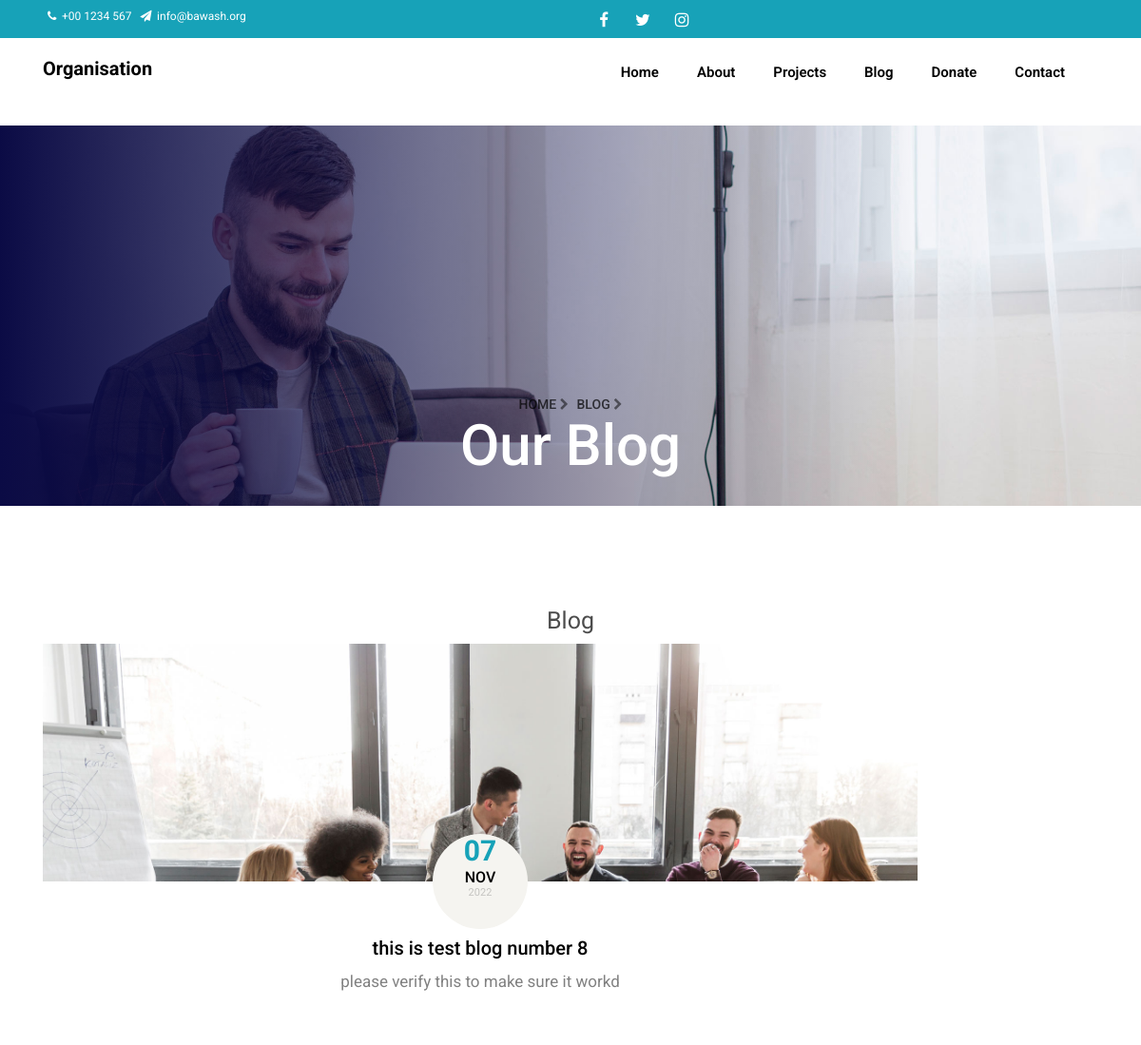
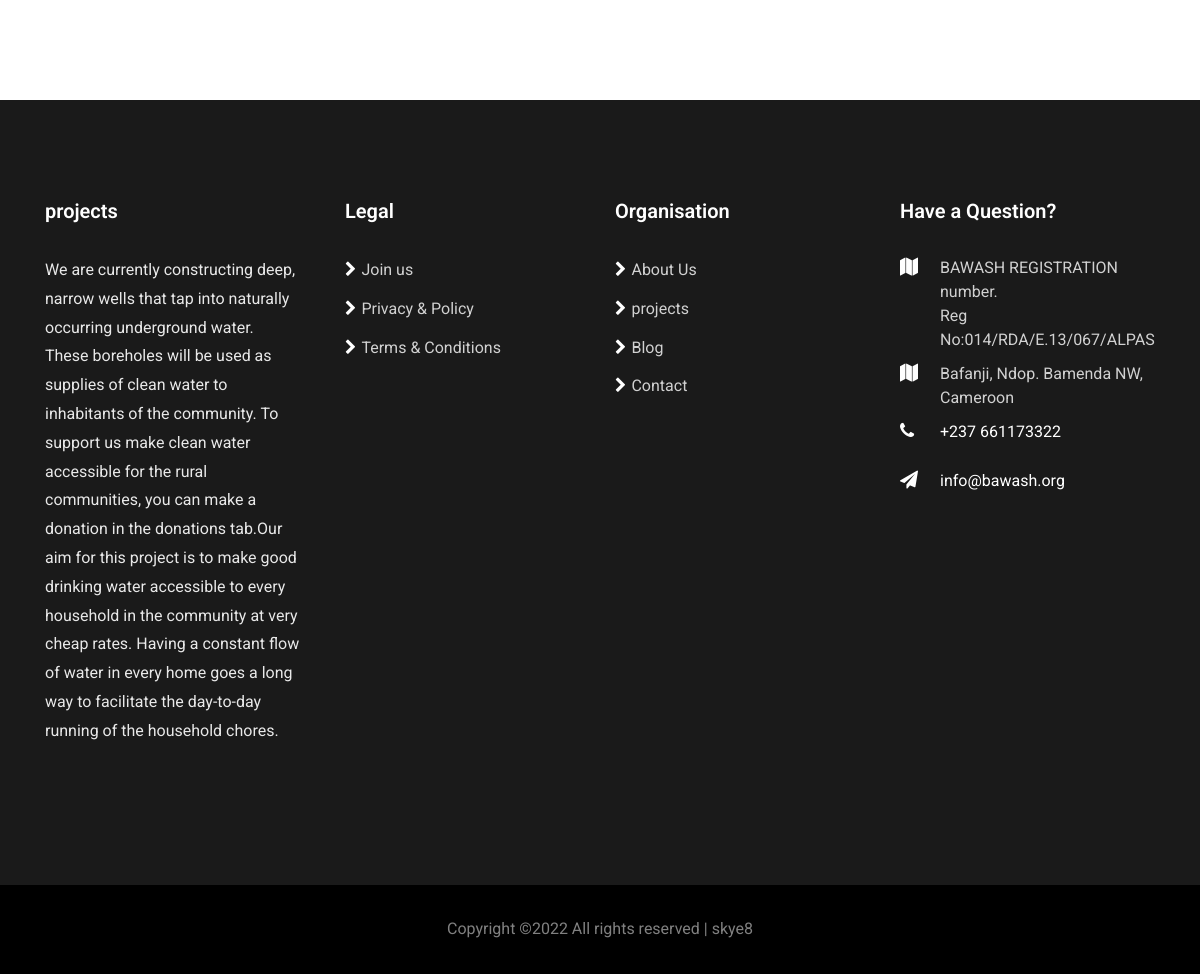
Page /single-blog.php?postid=9 on the committed database (2 pictures, top to bottom).
### tables this page shows
CREATE TABLE `posts` (
  `id` int(11) NOT NULL,
  `title` varchar(200) DEFAULT NULL,
  `content` varchar(1000) DEFAULT NULL,
  `slug` varchar(250) DEFAULT NULL,
  `video_url` varchar(400) DEFAULT NULL,
  `userid` int(11) DEFAULT NULL,
  `date` date DEFAULT NULL,
  `image` varchar(100) DEFAULT NULL
);

### backend/Blog.php (called while the page is built, shortened)
<?php
class Blog {
    private $conn;
    public function __construct()
    {
        $connection = connect();
        $this->conn = $connection;
    }
    public function getPost($id){
        $sql = "SELECT * FROM posts WHERE id='$id'";
        $result = $this->conn->query($sql);
        $post = array();
        if ($result->num_rows > 0) {
            while($row = $result->fetch_assoc()) {
                $post = $row;
            }
            return $post;
        }
        else{
            return false;
        }
    }
}

### single-blog.php (the view, shortened to what this page needs)
<?php
include './backend/Connection.php';
include "./backend/Blog.php";?>
<!DOCTYPE html>
<html lang="en">
  <head>
	<link rel="stylesheet" href="https://maxcdn.bootstrapcdn.com/bootstrap/3.3.7/css/bootstrap.min.css">
	<link rel="stylesheet" href="https://stackpath.bootstrapcdn.com/bootstrap/4.1.3/css/bootstrap.min.css">
    <link rel="stylesheet" href="https://stackpath.bootstrapcdn.com/font-awesome/4.7.0/css/font-awesome.min.css">
    <link rel="stylesheet" href="css/animate.css">
    <link rel="stylesheet" href="css/owl. .min.css">
    <link rel="stylesheet" href="css/owl.theme.default.min.css">
    <link rel="stylesheet" href="css/magnific-popup.css">
    <link rel="stylesheet" href="css/flaticon.css">
    <link rel="stylesheet" href="css/style.css">
  </head>
  <body>
  	<div class="wrap">
			<div class="container">
				<div class="row">
					<div class="col-md-6 align-items-center">
						<p class="mb-0 phone pl-md-2">
							<a href="#" class="mr-2"><span class="fa fa-phone mr-1"></span> +00 1234 567</a>
							<a href="#"><span class="fa fa-paper-plane mr-1"></span> info@bawash.org</a>
						</p>
					</div>
					<div class="col-md-6 justify-content-md-end">
						<div class="social-media">
			    		<p class="mb-0 d-flex">
			    			<a href="https://www.facebook.com/237bawash/" class="d-flex align-items-center justify-content-center"><span class="fa fa-facebook"><i class="sr-only">Facebook</i></span></a>
			    			<a href="#" class="d-flex align-items-center justify-content-center"><span class="fa fa-twitter"><i class="sr-only">Twitter</i></span></a>
			    			<a href="https://www.instagram.com/invites/contact/?i=3vbekpiik1jj&utm_content=p25ws9e/" class="d-flex align-items-center justify-content-center"><span class="fa fa-instagram"><i class="sr-only">Instagram</i></span></a>
			    		</p>
		        </div>
					</div>
				</div>
			</div>
		</div>
	  <nav class="navbar navbar-expand-lg navbar-dark ftco_navbar bg-dark ftco-navbar-light" id="ftco-navbar">
	    <div class="container">
	      <a class="navbar-brand" href="index.php">Organisation</a>
	      <div class="collapse navbar-collapse" id="ftco-nav">
	        <ul class="navbar-nav ml-auto">
	          <li class="nav-item"><a href="index.php" class="nav-link">Home</a></li>
	          <li class="nav-item"><a href="about.php" class="nav-link">About</a></li>
	          <li class="nav-item"><a href="projects.php" class="nav-link">Projects</a></li>
	          <li class="nav-item"><a href="blog.php" class="nav-link">Blog</a></li>
	          <li class="nav-item"><a href="donate.php" class="nav-link">Donate</a></li>
	          <li class="nav-item"><a href="contact.php" class="nav-link">Contact</a></li>
	        </ul>
	      </div>
	    </div>
	  </nav>
    <section class="hero-wrap hero-wrap-2" style="background-image: url('images/bg_3.jpg');" data-stellar-background-ratio="0.5">
      <div class="overlay"></div>
      <div class="container">
        <div class="row no-gutters slider-text align-items-end justify-content-center">
          <div class="col-md-9 ftco-animate mb-5 text-center">
          	<p class="breadcrumbs mb-0"><span class="mr-2"><a href="index.php">Home <i class="fa fa-chevron-right"></i></a></span> <span>Blog <i class="fa fa-chevron-right"></i></span></p>
            <h1 class="mb-0 bread">Our Blog</h1>
          </div>
        </div>
      </div>
</section>
<section class="ftco-section">
      <div class="container">
		<div class="row justify-content-center">
			<h1>Blog</h1>
		</div>
        <div class="row">
		 	<?php
		 		$blog = new Blog();
		 		$id = $_GET['postid'];
		 	    $blogpost = $blog->getPost($id);
		 	    ?>
					<div class='col-md-10 ftco-animate'>
					    <div class='blog-entry justify-content-end'>
					        <div class='text text-center'>
					            <a href='blog-single.php' class='block-20 img'>
        							<img src= "./images/bg_2.jpg" alt='image' class='img-fluid'>
        						</a>
					            <div class='meta text-center mb-2 align-items-center justify-content-center'>
					                <div>
                    					<?php
                    						 $timestamp = strtotime($blogpost['date']);
                    						 $day = date('d', $timestamp);
                    						 $month = date('M', $timestamp);
                    						 $year = date('Y', $timestamp);
                    					?>
                    					<span class='day'> <?php echo $day ?></span>
                    					<span class='mos'> <?php echo $month ?></span>
                    					<span class='yr'><?php echo $year ?> </span>
                    				</div>
					            </div>
    					    <h3 class='heading mb-2'>
    					    	       <a href="#"><?php echo $blogpost['title']; ?></a></h3>
    					    <p> <?php echo $blogpost['content'] ?></p>
					    </div>
				    </div>
				</div>
    </section>
	<footer class="ftco-footer m-auto">
		<div class="container">
		  <div class="row mb-5">
			<div class="col-sm-12 col-md">
			  <div class="ftco-footer-widget mb-4">
				<h2 class="ftco-heading-2 logo"><a href="#">projects</a></h2>
				<p>We are currently constructing deep, narrow wells that tap into naturally occurring underground water. These boreholes will be used as supplies of clean water to inhabitants of the community. To support us make clean water accessible for the rural communities, you can make a donation in the donations tab.Our aim for  this project is to make good drinking water accessible to every household in the community at very cheap rates. Having a constant flow of water in every home goes a long way to facilitate the day-to-day running of the household chores.</p>
				<div class="row">
				  <ul class="ftco-footer-social list-unstyled mt-2">
				</ul>
			  </div>
			  </div>
			</div>
			<div class="col-sm-12 col-md">
			  <div class="ftco-footer-widget mb-4 ml-md-4">
				<h2 class="ftco-heading-2">Legal</h2>
				<ul class="list-unstyled">
				  <li><a href="contact.php"><span class="fa fa-chevron-right mr-2"></span>Join us</a></li>
				  <li><a href="about.php"><span class="fa fa-chevron-right mr-2"></span>Privacy &amp; Policy</a></li>
				  <li><a href="#"><span class="fa fa-chevron-right mr-2"></span>Terms &amp; Conditions</a></li>
				</ul>
			  </div>
			</div>
			<div class="col-sm-12 col-md">
			   <div class="ftco-footer-widget mb-4">
				<h2 class="ftco-heading-2">Organisation</h2>
				<ul class="list-unstyled">
				  <li><a href="about.php"><span class="fa fa-chevron-right mr-2"></span>About Us</a></li>
				  <li><a href="projects.php"><span class="fa fa-chevron-right mr-2"></span>projects</a></li>
				  <li><a href="blog.php"><span class="fa fa-chevron-right mr-2"></span>Blog</a></li>
				  <li><a href="contact.php"><span class="fa fa-chevron-right mr-2"></span>Contact</a></li>
				</ul>
			  </div>
			</div>
			<div class="col-sm-12 col-md">
			  <div class="ftco-footer-widget mb-4">
				  <h2 class="ftco-heading-2">Have a Question?</h2>
				  <div class="block-23 mb-3">
					<ul>
					<li><span class="icon fa fa-map marker"></span><span class="text">BAWASH REGISTRATION number.<br>
Reg No:014/RDA/E.13/067/ALPAS</span></li>
					  <li><span class="icon fa fa-map marker"></span><span class="text">Bafanji, Ndop. Bamenda NW, Cameroon</span></li>
					  <li><a href="#"><span class="icon fa fa-phone"></span><span class="text">+237 661173322</span></a></li>
					  <li><a href="#"><span class="icon fa fa-paper-plane pr-4"></span><span class="text">info@bawash.org</span></a></li>
					</ul>
				  </div>
			  </div>
			</div>
		  </div>
		</div>
		<div class="container-fluid px-0 py-5 bg-black">
			<div class="container">
				<div class="row">
				<div class="col-md-12">
				  <p class="mb-0" style="color: rgba(255,255,255,.5); text-align: center;">
						Copyright &copy;<script>document.write(new Date().getFullYear());</script> All rights reserved | skye8
					</p>
				</div>
			  </div>
			</div>
		</div>
	  </footer>
  </body>
</html>

### rows in the picture
posts: date "07", date "NOV", date "2022", title "this is test blog number 8", content "please verify this to make sure it workd"
